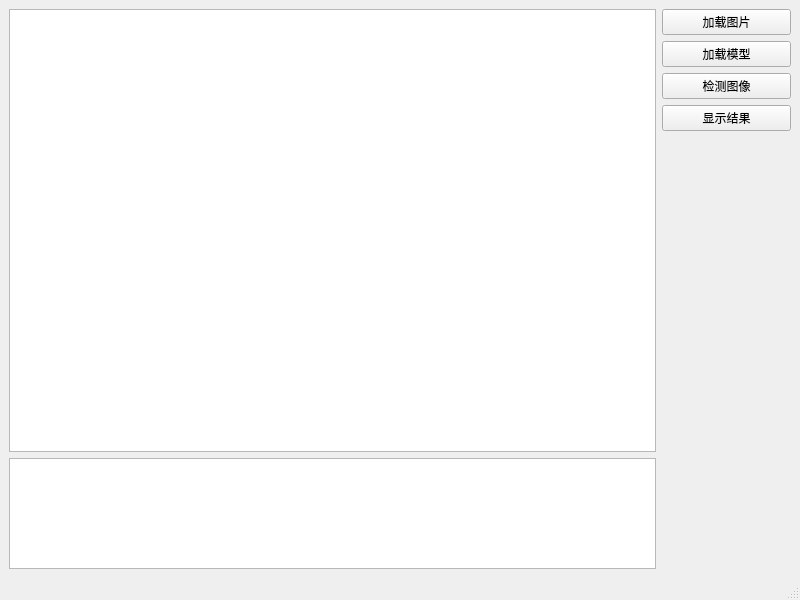
<?xml version="1.0" encoding="UTF-8"?>
<ui version="4.0">
 <class>MainWindow</class>
 <widget class="QMainWindow" name="MainWindow">
  <property name="geometry">
   <rect>
    <x>0</x>
    <y>0</y>
    <width>800</width>
    <height>600</height>
   </rect>
  </property>
  <property name="windowTitle">
   <string>DW_SDK_Qt_Example</string>
  </property>
  <widget class="QWidget" name="centralwidget">
   <layout class="QHBoxLayout" name="horizontalLayout" stretch="5,1">
    <item>
     <layout class="QVBoxLayout" name="verticalLayout" stretch="4,1">
      <item>
       <widget class="QGraphicsView" name="graphicsView"/>
      </item>
      <item>
       <widget class="QTextBrowser" name="textBrowser"/>
      </item>
     </layout>
    </item>
    <item>
     <layout class="QVBoxLayout" name="verticalLayout_2">
      <item>
       <widget class="QPushButton" name="pushButton_LoadImage">
        <property name="text">
         <string>加载图片</string>
        </property>
       </widget>
      </item>
      <item>
       <widget class="QPushButton" name="pushButton_LoadModel">
        <property name="text">
         <string>加载模型</string>
        </property>
       </widget>
      </item>
      <item>
       <widget class="QPushButton" name="pushButton_Detection">
        <property name="text">
         <string>检测图像</string>
        </property>
       </widget>
      </item>
      <item>
       <widget class="QPushButton" name="pushButton_result">
        <property name="text">
         <string>显示结果</string>
        </property>
       </widget>
      </item>
      <item>
       <spacer name="verticalSpacer">
        <property name="orientation">
         <enum>Qt::Orientation::Vertical</enum>
        </property>
        <property name="sizeHint" stdset="0">
         <size>
          <width>20</width>
          <height>40</height>
         </size>
        </property>
       </spacer>
      </item>
     </layout>
    </item>
   </layout>
  </widget>
  <widget class="QMenuBar" name="menubar">
   <property name="geometry">
    <rect>
     <x>0</x>
     <y>0</y>
     <width>800</width>
     <height>19</height>
    </rect>
   </property>
  </widget>
  <widget class="QStatusBar" name="statusbar"/>
 </widget>
 <resources/>
 <connections/>
</ui>
